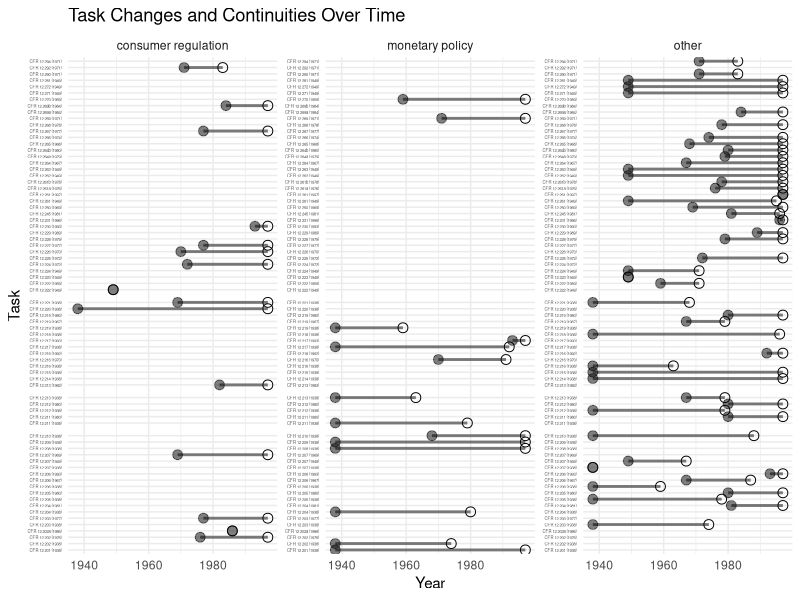

Reproduce this figure in R.
library(tidyverse)

# Load the data
data <- read.csv("labels.csv")

# Process the data to identify the start, end, and reassignment years
task_info <- data |>
  group_by(label, Category) |>
  summarise(start = min(Year), end = max(Year), Task = first(Task)) |>
  ungroup() |>
  mutate(Task = as.factor(Task))

# Identify reassigned tasks (task number and first few numbers of the label don't match)
data <- data |> 
  mutate(label_prefix = as.numeric(sub("\\(.*", "", label)),
         Task = as.factor(Task))

reassigned_tasks <- data |>
  filter(Task != label_prefix)

# Creating better y-axis labels
task_info <- task_info |>
  mutate(TaskLabel = paste("CFR 12 ", sub(" .*", "", label), 
                           " (", sub(".*Yr (\\d{4}).*", "\\1", label), ")", sep = ""))

# Visualization
ggplot() +
  geom_segment(data = task_info, aes(x = start, xend = end, y = TaskLabel, yend = TaskLabel),
               size = 1, alpha = 0.50) +
  geom_point(data = task_info, aes(x = start, y = TaskLabel), size = 3, alpha = 0.50) +
  geom_point(data = task_info, aes(x = end, y = TaskLabel), shape = 1, size = 3) +
  geom_point(data = reassigned_tasks, 
             aes(x = Year, y = paste("CFR 12 ", sub(" .*", "", label), 
                                     " (", sub(".*Yr (\\d{4}).*", "\\1", label), ")", sep = "")), 
             shape = 4, size = 3) +
  labs(x = "Year", y = "Task", title = "Task Changes and Continuities Over Time") +
  theme_minimal() +
  theme(axis.text.y = element_text(size = 3)) +
  scale_y_discrete(limits = task_info$TaskLabel) +
  facet_wrap(~ Category, scales = "free_y")
